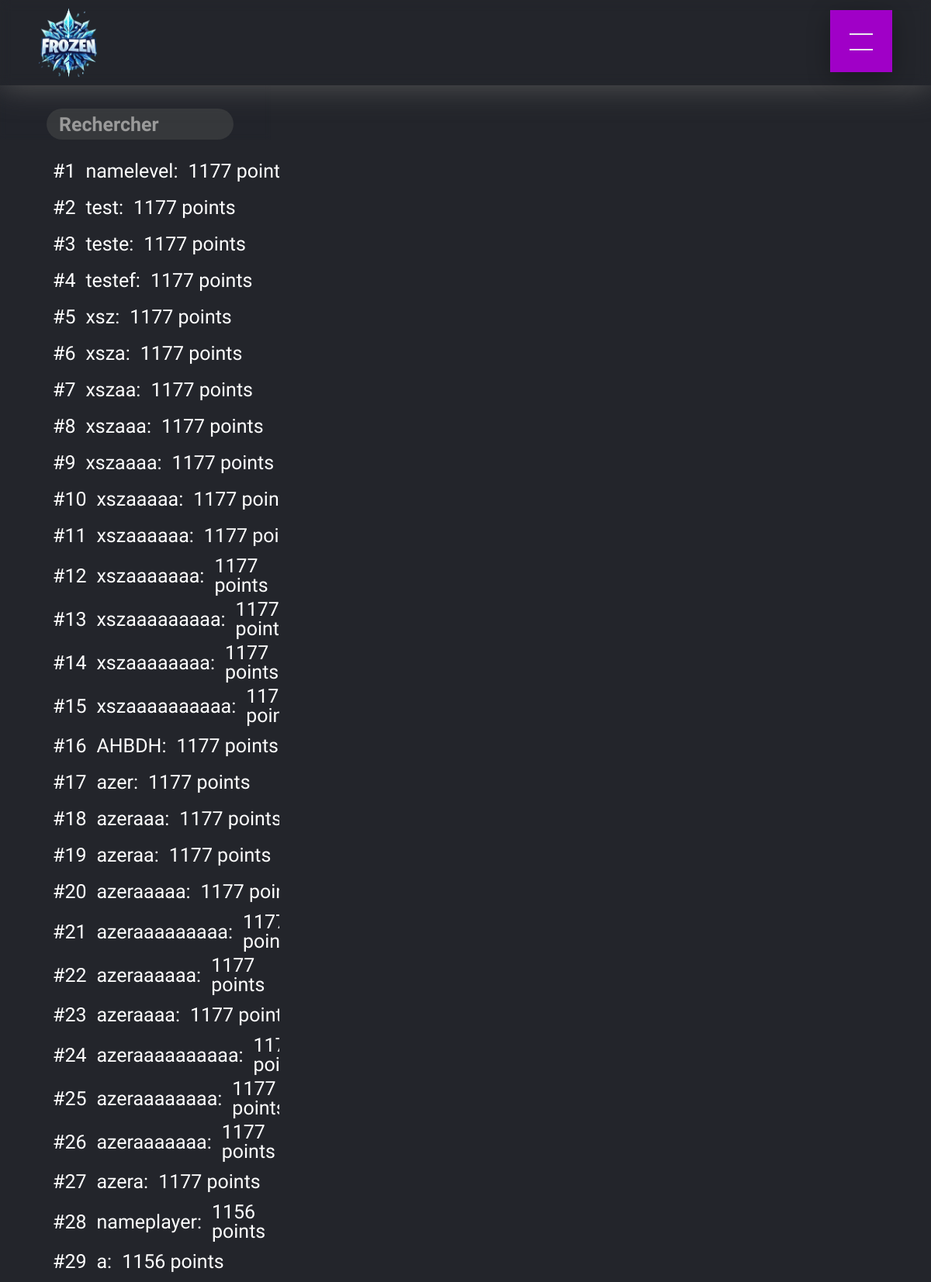
Page /classement on the earlier database version.
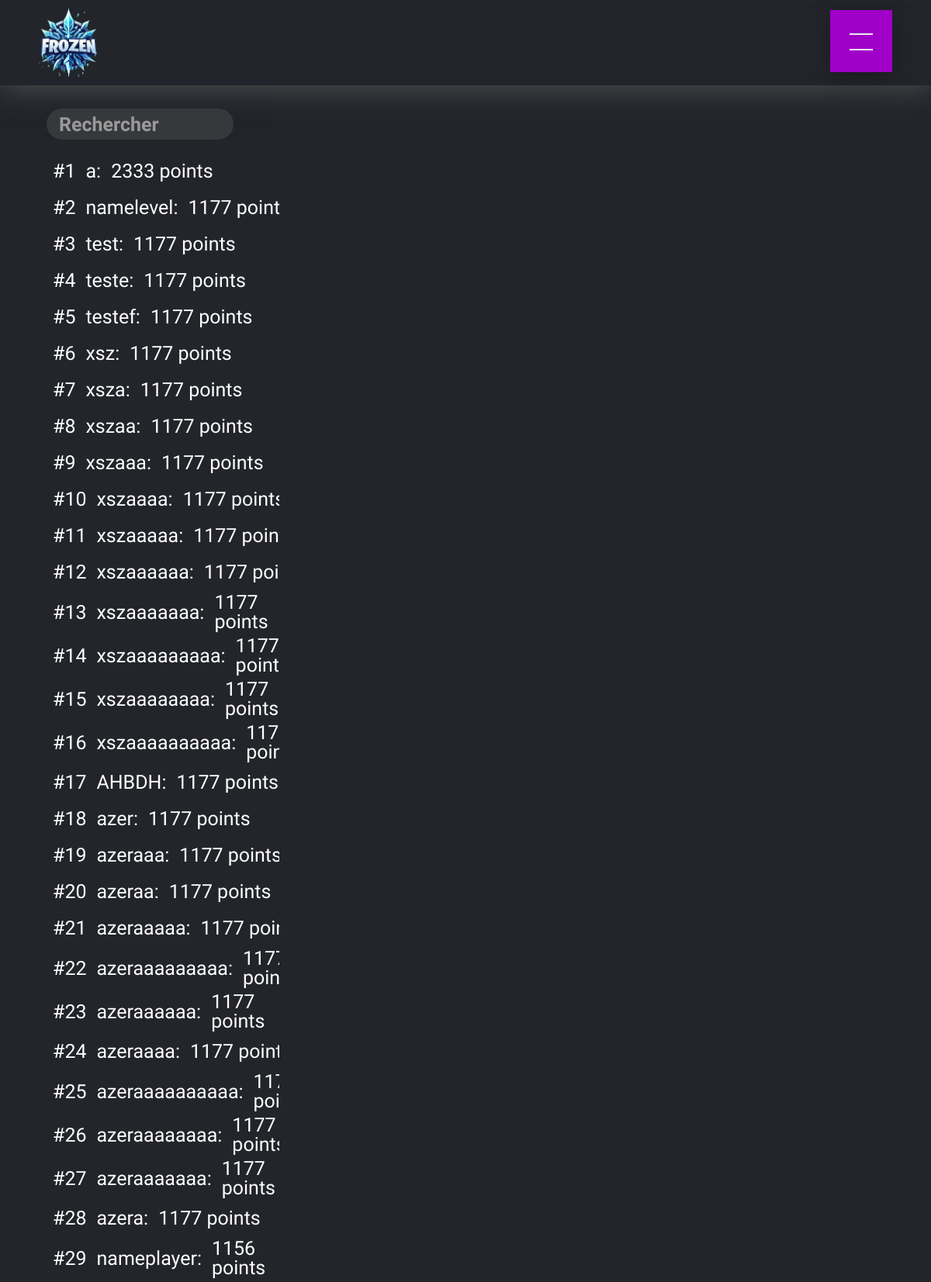
Same page on the later database version.
### tables this page shows
CREATE TABLE Joueur (
        id INTEGER PRIMARY KEY AUTOINCREMENT,
        nom TEXT NOT NULL UNIQUE,
        points INTEGER DEFAULT 0
    );

### app.py (the view)
@app.route('/classement')
def classement():
    active_page = 'classement'
    connection = sqlite3.connect('DataBase.db')
    cursor = connection.cursor()
    cursor.execute('SELECT id, nom, points FROM Joueur ORDER BY points DESC')
    joueurs = cursor.fetchall()
    connection.close()
    return render_template('classement.html', active_page=active_page, joueurs=joueurs)

### templates/classement.html (shortened to what this page needs)
{% extends 'layout.html' %}
{% block styles %}
    <link href="../static/classement/classement.css" rel="stylesheet">
{% endblock %}
{% block content %}
<div class="page-content">
    <div class="wrapper">
        <div class="home-left">
            <div class="searchinput-container">
                <div class="inputbackground">
                    <input class="searchInput" type="text" id="searchInput" onkeyup="filterLevels()" placeholder="Rechercher" autocomplete="off">
                </div>
            </div>
            <div class="home-left-container">
                <ul id="levelsList">
                    {% for joueur in joueurs %}
                        <div class="classement_nom_du_joueur">
                            <p class="classement_nom_du_joueur_position">#{{ loop.index }}</p>
                            <a class="home-right-container-wrapper {% if joueur[1] == selected_joueur %}selected{% endif %}" href="{{ url_for('joueur', nom=joueur[1]) }}">
                                {{ joueur[1] }}:
                            </a>
                            <p class="home-right-container-paragraph">{{ joueur[2] }} points</p>
                        </div>
                    {% endfor %}
                </ul>
            </div>
        </div>
        <div class="home-right">
        </div>
    </div>
</div>
{% endblock %}

Differences in the rows shown:
changed Joueur (number 1 of 29 on the later page): points "1156" → "2333"; moves up the list
